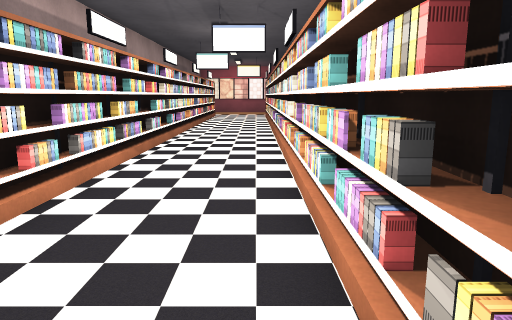
[1] (above)

16 first-person views from a walk through a Unity game level. The camera is 1.3 m above the floor, tilts 10° down and sees 70° across. The floor is counted in squares, 1 m on a side. Each view is taken from the middle of a square. On the plan, view 1 faces up. The plan holds only what a view shows up to about 15 squares ahead; the rest is blank. The player character is not drawn. Some surface patterns are stand-ins.

[2]
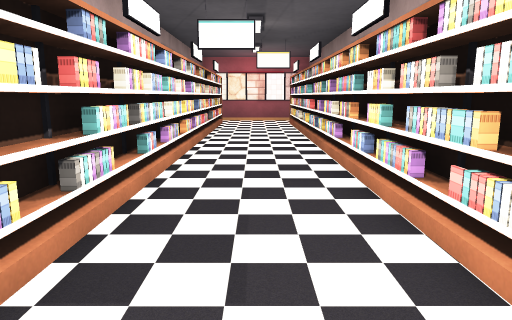

[3]
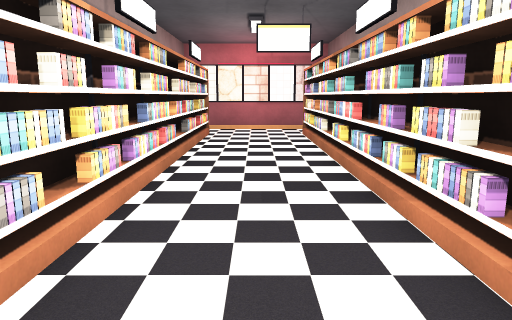

[4]
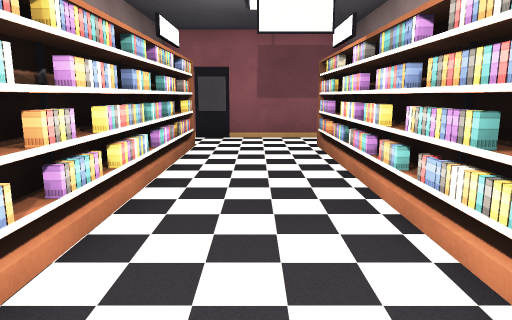

[5]
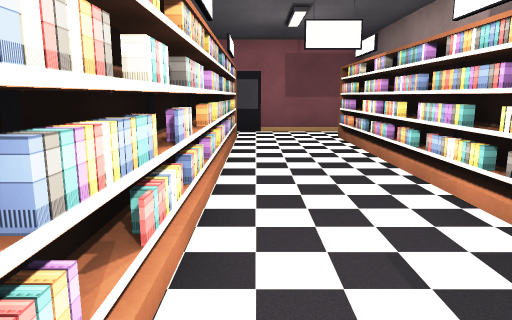

[6]
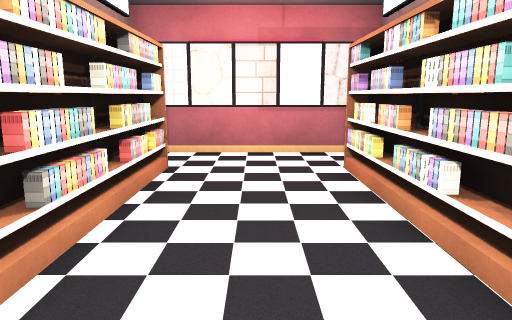

[7]
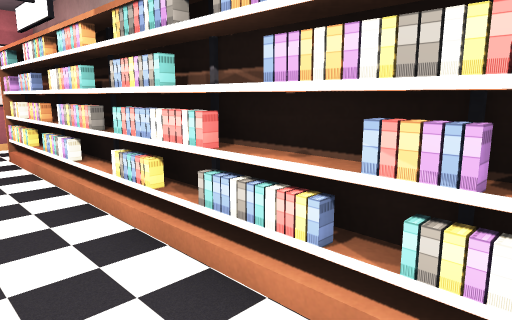

[8]
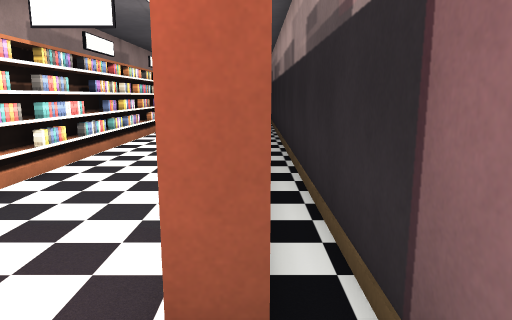

[9]
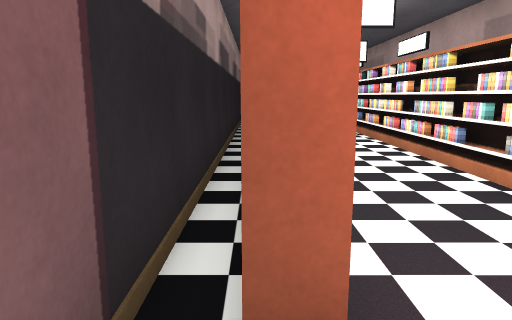

[10]
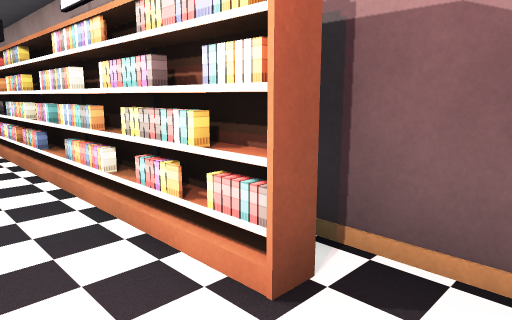

[11]
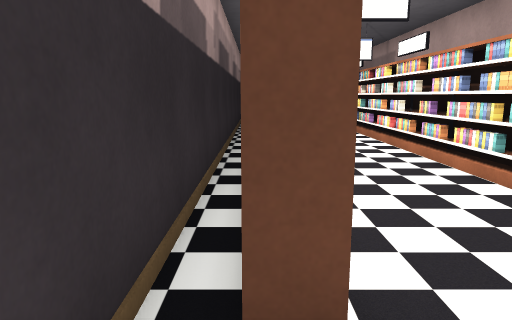

[12]
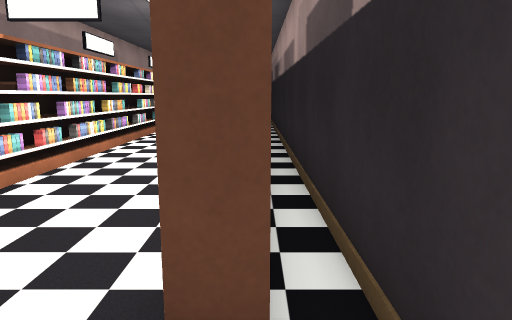

[13]
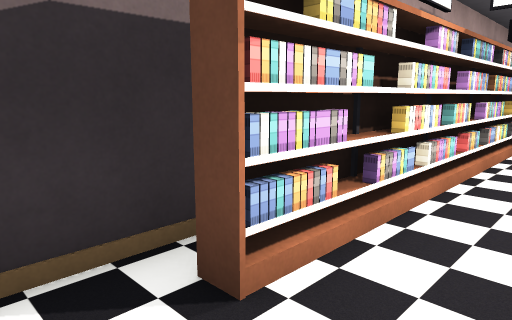

[14]
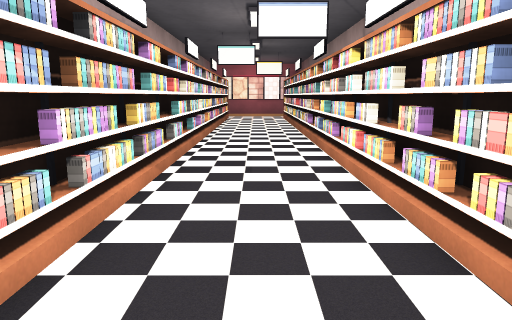

[15]
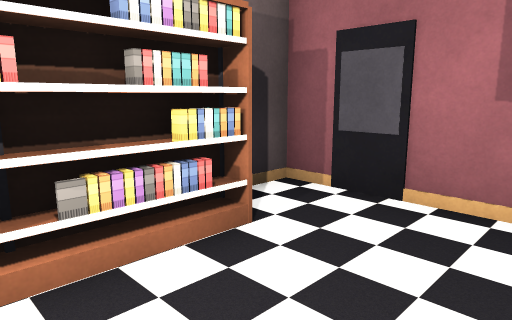

[16]
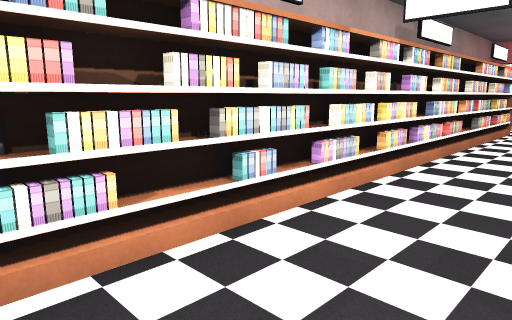

### Floor plan
Points are (right, up) in squares from view 1. A wall is a line through its corners. A room is listed if a view was taken in it or the views show most of it. See-through windows are left out.
Room 1 (views 1, 2, 3, 4, 5, 6, 7, 8, 9, 10, 11, 12, 13, 14, 15, 16)
walls: (1, 11.4) (1, 13.6); (1.1, 11.5) (0.6, 11.5) (0.6, 21.5); (-2.6, 9.5) (-2.6, 6.4); (1, 14.4) (1, 15.4) (0.6, 15.4); (-3, 9.5) (-3, 6.4); (-3.1, 15.5) (-2.6, 15.5) (-2.6, 13.5) (-3.1, 13.5); (-3, 15.6) (-3, 13.4); (1, 16.4) (1, 17.6); (1, 18.4) (1, 19.5); (0.6, 5.4) (0.6, 6.6); (1, 5.4) (1, 6.6); (-2.6, 19.6) (-2.6, 18.4); (-3, 19.6) (-3, 18.4); (1, 20.4) (1, 21.5); (-2.6, 2.6) (-2.6, 0.4); (-3, 2.6) (-3, 0.4); (1, 2.4) (1, 3.6); (-2.6, 1.5) (-3.1, 1.5); (-2.5, 23.5) (-3, 23.5) (-3, 22.4); (0.6, 0.5) (0.6, 3.6); (1, 0.5) (1, 1.6); (-3.1, 23.5) (-2.6, 23.5) (-2.6, 22.4); (-3.7, 24.6) (-3.7, -1.6); (1.1, 25.4) (-3.1, 25.4); (-3.1, -2.5) (1.7, -2.5) (1.7, 24.1)
objects: other object (-3, 0); other object (-3, 3); other object (-3, 4); other object (-3, 5); other object (-3, 6); other object (-3, 10); other object (-3, 11); other object (-3, 12); other object (-3, 13); other object (-3, 16); other object (-3, 17); other object (-3, 18); other object (-3, 20); other object (-3, 21); other object (-3, 22); other object (1, 0); other object (1, 4); other object (1, 5); other object (1, 7); other object (1, 8); other object (1, 9); other object (1, 10); other object (1, 11); other object (1, 22); other object (1, 23)

Where each view was taken, in squares from view 1:
view 1: 0 up, 0 right, facing up
view 2: 6 up, 1 left, facing up
view 3: 11 up, 1 left, facing up
view 4: 9 up, 1 left, facing down
view 5: 11 up, 0 right, facing down
view 6: 17 up, 1 left, facing up
view 7: 15 up, 1 left, facing up-right
view 8: 25 up, 3 left, facing down
view 9: 25 up, 1 right, facing down
view 10: 25 up, 1 left, facing down-left
view 11: 2 down, 3 left, facing up
view 12: 2 down, 1 right, facing up
view 13: 2 down, 1 left, facing up-left
view 14: 2 up, 1 left, facing up
view 15: 2 up, 2 left, facing down-right
view 16: 9 up, 0 right, facing up-left
